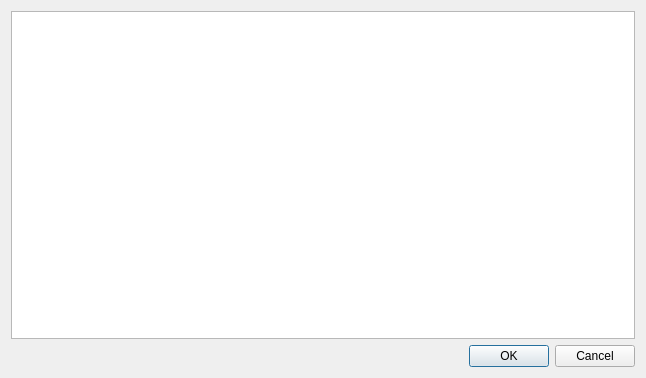
<?xml version="1.0" encoding="UTF-8"?>
<ui version="4.0">
 <class>UsersList</class>
 <widget class="QDialog" name="UsersList">
  <property name="geometry">
   <rect>
    <x>0</x>
    <y>0</y>
    <width>646</width>
    <height>378</height>
   </rect>
  </property>
  <property name="sizePolicy">
   <sizepolicy hsizetype="Expanding" vsizetype="Expanding">
    <horstretch>0</horstretch>
    <verstretch>0</verstretch>
   </sizepolicy>
  </property>
  <property name="windowTitle">
   <string>Dialog</string>
  </property>
  <layout class="QGridLayout" name="gridLayout">
   <item row="1" column="0">
    <widget class="QDialogButtonBox" name="buttonBox">
     <property name="orientation">
      <enum>Qt::Horizontal</enum>
     </property>
     <property name="standardButtons">
      <set>QDialogButtonBox::Cancel|QDialogButtonBox::Ok</set>
     </property>
    </widget>
   </item>
   <item row="0" column="0">
    <widget class="QTableView" name="UsersListView">
     <property name="sizeAdjustPolicy">
      <enum>QAbstractScrollArea::AdjustToContents</enum>
     </property>
    </widget>
   </item>
  </layout>
 </widget>
 <resources/>
 <connections>
  <connection>
   <sender>buttonBox</sender>
   <signal>accepted()</signal>
   <receiver>UsersList</receiver>
   <slot>accept()</slot>
   <hints>
    <hint type="sourcelabel">
     <x>257</x>
     <y>230</y>
    </hint>
    <hint type="destinationlabel">
     <x>157</x>
     <y>274</y>
    </hint>
   </hints>
  </connection>
  <connection>
   <sender>buttonBox</sender>
   <signal>rejected()</signal>
   <receiver>UsersList</receiver>
   <slot>reject()</slot>
   <hints>
    <hint type="sourcelabel">
     <x>310</x>
     <y>230</y>
    </hint>
    <hint type="destinationlabel">
     <x>286</x>
     <y>274</y>
    </hint>
   </hints>
  </connection>
  <connection>
   <sender>buttonBox</sender>
   <signal>accepted()</signal>
   <receiver>UsersList</receiver>
   <slot>reject()</slot>
   <hints>
    <hint type="sourcelabel">
     <x>199</x>
     <y>216</y>
    </hint>
    <hint type="destinationlabel">
     <x>114</x>
     <y>201</y>
    </hint>
   </hints>
  </connection>
 </connections>
</ui>
